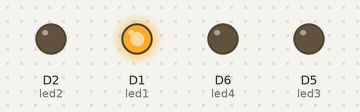
A sketch run on a simulated ESP8266 (NodeMCU). Parts: output pins drawn as LEDs (lit = HIGH). WiFi joins after 1.5 s; servers stay silent unless stated; network time is answered at once with the bench clock; the local clock reads 2024-03-15 10:24:30 at power-on unless the sketch sets it; not simulated (calls return 0 or success): credentials.h; what the sketch prints to the serial monitor is not drawn.

Above: at 1.7 s.
At 2.7 s:
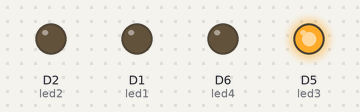
At 4.2 s:
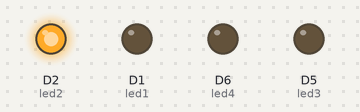
At 5.2 s:
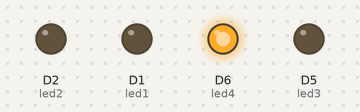
Timing chart, 0 to 6.1 s (numbered marks = the images above):
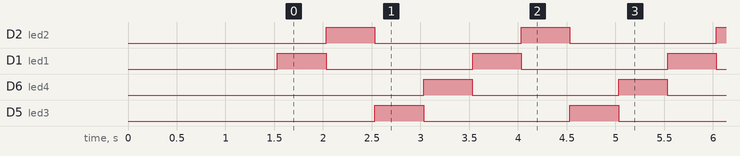

Measured:
- by itself, D2 (led2), D1 (led1), D6 (led4), D5 (led3): alternates HIGH for 0.50 s and LOW for 1.5 s
- by itself, everything shown: repeats every 2.0 s, in 5 steps

The sketch:

program_1.ino
```cpp
#include <Arduino.h>
#include <ESP8266WiFi.h>  // This is the WiFi library for ESP8266
#include <NTPClient.h>      // For NTP time functionality
#include <WiFiUdp.h>        // For UDP communication

#include "credentials.h"  // Changed from direct credentials

// --------------------- Global Objects ---------------------------
WiFiUDP ntpUDP;
// GMT+5:30 for Sri Lanka (19800 seconds offset)
NTPClient timeClient(ntpUDP, "pool.ntp.org", 19800, 60000);

// Correct GPIO pins for ESP8266 (NodeMCU)
const int led1 = D1;  // GPIO5
const int led2 = D2;  // GPIO4
const int led3 = D5;  // GPIO14
const int led4 = D6;  // GPIO12

String turningPoint="2025-05-09 21:20";

// --------------------- Get Formatted Time -----------------------
String getFormattedTime()//later added
{
  timeClient.update();
  time_t rawTime = timeClient.getEpochTime();
  struct tm *timeinfo = localtime(&rawTime);

  char buffer[25];
  sprintf(buffer, "%04d-%02d-%02d %02d:%02d",
          timeinfo->tm_year + 1900,
          timeinfo->tm_mon + 1,
          timeinfo->tm_mday,
          timeinfo->tm_hour,
          timeinfo->tm_min);
  return String(buffer);
}

void setup() {
  Serial.begin(115200);

  WiFi.begin(WIFI_SSID, WIFI_PASSWORD);
  Serial.print("Connecting to Wi-Fi");
  while (WiFi.status() != WL_CONNECTED) {
    Serial.print(".");
    delay(500);
  }
  Serial.println("\n Successfully connected to WiFi!");

  // Initialize NTP client
  timeClient.begin();
  Serial.println("Waiting for NTP time sync...");
  while (!timeClient.update())
  {
    timeClient.forceUpdate();
    delay(100);
  }
  Serial.println("Time synchronized");

  // Initialize each LED pin as output
  pinMode(led1, OUTPUT);
  pinMode(led2, OUTPUT);
  pinMode(led3, OUTPUT);
  pinMode(led4, OUTPUT);

  // Turn all LEDs off initially
  digitalWrite(led1, LOW);
  digitalWrite(led2, LOW);
  digitalWrite(led3, LOW);
  digitalWrite(led4, LOW);
}

void loop() {
  String currentTime = getFormattedTime();
  if(turningPoint==currentTime){
    Serial.println("Turning point reached! Program stopping.");

    // Turn off all LEDs before stopping
    digitalWrite(led1, LOW);
    digitalWrite(led2, LOW);
    digitalWrite(led3, LOW);
    digitalWrite(led4, LOW);

    delay(1000);
    return;  // Exit the loop function immediately
  }
  Serial.println(currentTime);

  // Sequence with delays between each LED
  digitalWrite(led1, HIGH);
  delay(500);
  digitalWrite(led1, LOW);

  digitalWrite(led2, HIGH);
  delay(500);
  digitalWrite(led2, LOW);

  digitalWrite(led3, HIGH);
  delay(500);
  digitalWrite(led3, LOW);

  digitalWrite(led4, HIGH);
  delay(500);
  digitalWrite(led4, LOW);
}
```
